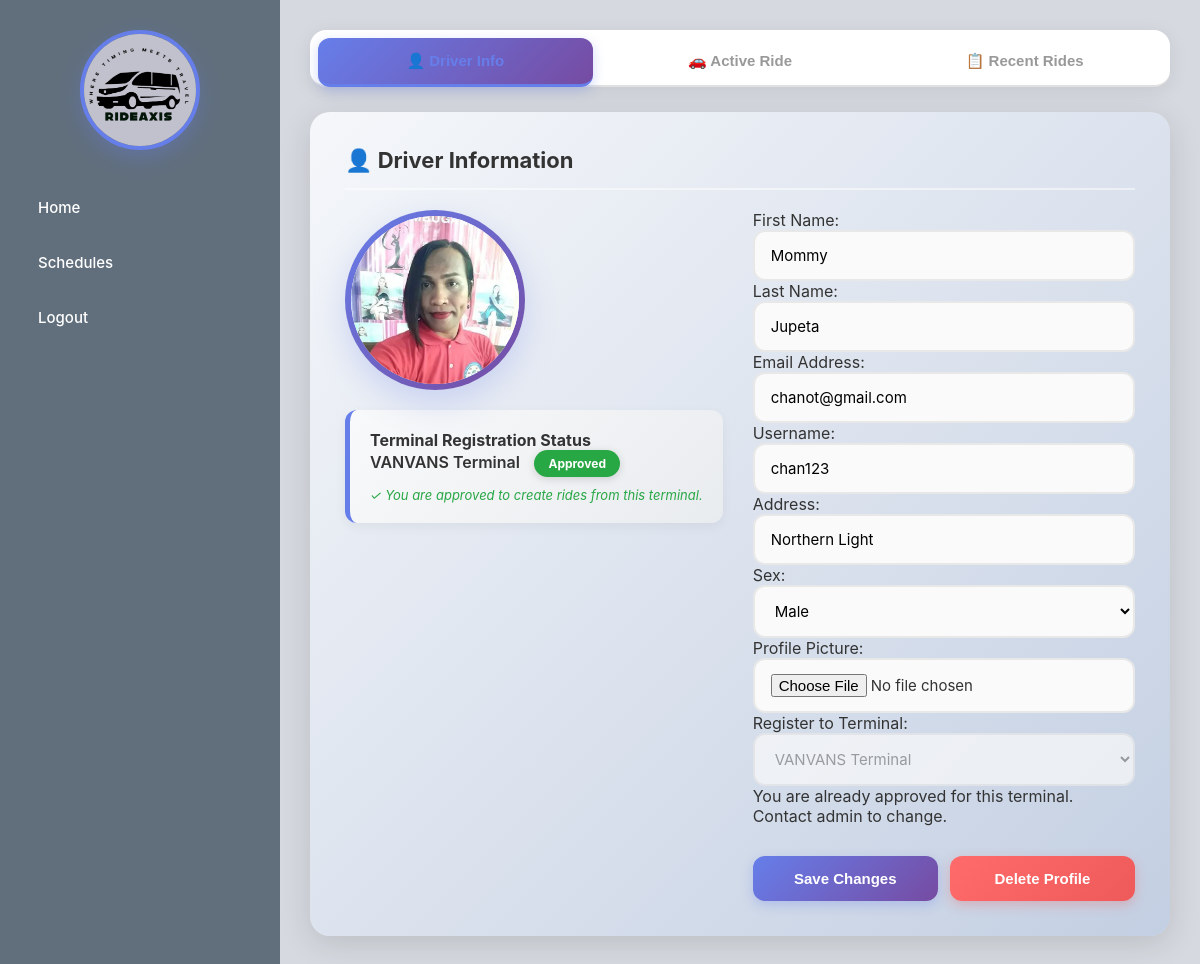
Screenshot of /profile/ (signed in) with the database file from the repository.
### myapp/models.py (models this page shows, shortened)
class Driver(AbstractBaseUser, PermissionsMixin):
    username = models.CharField(max_length=150, unique=True)
    email = models.EmailField(unique=True)
    first_name = models.CharField(max_length=30, blank=True, null=True)
    last_name = models.CharField(max_length=30, blank=True, null=True)
    address = models.CharField(max_length=255, blank=True, null=True)
    date_joined = models.DateTimeField(default=timezone.now)
    sex = models.CharField(
        max_length=10,
        choices=[('Male', 'Male'), ('Female', 'Female')],
        blank=True,
        null=True
    )
    profile_picture = models.ImageField(
        upload_to='profile_pictures/',
        default='profile_pictures/default.png',
        blank=True,
        null=True
    )
    assigned_terminal = models.ForeignKey(
        'Terminal',
        on_delete=models.SET_NULL,
        blank=True,
        null=True,
        related_name='drivers',
        help_text="Terminal this driver wants to be assigned to"
    )
    terminal_status = models.CharField(
        max_length=20,
        choices=APPROVAL_STATUS,
        default='pending',
        help_text="Approval status for terminal assignment"
    )
    terminal_rejection_reason = models.TextField(
        blank=True,
        null=True,
        help_text="Reason for rejection (if rejected)"
    )
    is_active = models.BooleanField(default=True)
    is_staff = models.BooleanField(default=False)
    objects = DriverManager()
    USERNAME_FIELD = 'username'
    REQUIRED_FIELDS = ['email']
    def is_terminal_approved(self):
        return self.assigned_terminal and self.terminal_status == 'approved'
    def get_terminal_status_display_color(self):
        colors = {
            'pending': '#ffc107',
            'approved': '#28a745',
            'rejected': '#dc3545',
        }
        return colors.get(self.terminal_status, '#6c757d')

class Terminal(models.Model):
    name = models.CharField(max_length=100, unique=True, help_text="Full terminal name")
    code = models.CharField(max_length=50, unique=True, help_text="Short code (e.g., NAVAL)")
    address = models.TextField(blank=True, null=True)
    phone_number = models.CharField(max_length=15, blank=True, null=True)
    is_active = models.BooleanField(default=True)
    created_at = models.DateTimeField(auto_now_add=True)
    class Meta:
        ordering = ['name']
        verbose_name = "Terminal"
        verbose_name_plural = "Terminals"
    def __str__(self):
        return self.name

### myapp/views.py (the view, shortened to what this page needs)
# urls.py: path('profile/', views.profile, name='profile'),
@login_required
def profile(request):
    driver = request.user
    assigned_ride = Ride.objects.filter(
        assigned_driver=driver,
        status='scheduled'
    ).first()
    active_ride = Ride.objects.filter(
        driver=driver,
        status__in=['waiting', 'departed']
    ).first()
    past_rides = Ride.objects.filter(
        driver=driver,
        status='completed'
    ).order_by('-departure_time')[:3]
    all_scheduled_rides = []
    if driver.assigned_terminal and driver.is_terminal_approved():
        all_scheduled_rides = Ride.objects.filter(
            start_point=driver.assigned_terminal.code,
            status='scheduled'
        ).select_related('assigned_driver').order_by('departure_time')
    form = DriverProfileForm(instance=driver)
    if assigned_ride:
        ride_form = RideForm(instance=assigned_ride)
        for field in ride_form.fields:
            ride_form.fields[field].disabled = True
        seat_classes = assigned_ride.seats.all()
        seat_count = seat_classes.count()
    elif active_ride:
        ride_form = RideForm(instance=active_ride)
        if active_ride.is_admin_created():
            for field in ride_form.fields:
                ride_form.fields[field].disabled = True
        seat_classes = active_ride.seats.all()
        seat_count = seat_classes.count()
    else:
        ride_form = RideForm()
        seat_classes = []
        seat_count = 0
    avg_rating = DriverRating.objects.filter(driver=driver).aggregate(Avg("rating"))["rating__avg"]
    avg_rating = round(avg_rating or 0, 2)
    terminal_info = {
        'assigned_terminal': driver.assigned_terminal,
        'terminal_name': driver.assigned_terminal.name if driver.assigned_terminal else 'None',
        'status': driver.terminal_status,
        'status_display': driver.get_terminal_status_display(),
        'status_color': driver.get_terminal_status_display_color(),
        'rejection_reason': driver.terminal_rejection_reason,
        'is_approved': driver.is_terminal_approved(),
    }
    return render(request, "myapp/profile.html", {
        "driver": driver,
        "form": form,
        "ride_form": ride_form,
        "assigned_ride": assigned_ride,
        "active_ride": active_ride,
        "seat_classes": seat_classes,
        "seat_count": seat_count,
        "past_rides": past_rides,
        "all_scheduled_rides": all_scheduled_rides,
        "average_rating": avg_rating,
        "terminal_info": terminal_info,
    })

### myapp/models.py (called while the page is built)
    def is_admin_created(self):
        return self.created_by_admin is not None

### myapp/templates/myapp/profile.html (shortened to what this page needs)
<!DOCTYPE html>
<html lang="en">
<head>
    {% load static %}
    <link rel="stylesheet" href="{% static 'myapp/css/profile.css' %}">
    <link rel="stylesheet" href="https://unpkg.com/leaflet/dist/leaflet.css" />
    <link rel="stylesheet" href="https://cdnjs.cloudflare.com/ajax/libs/font-awesome/6.7.2/css/all.min.css">
</head>
<body>
    <div class="container">
        <div class="sidebar">
            <div class="profile-img">
                <img src="{% static 'myapp/img/WebApp_Logo.png' %}" alt="Profile Picture">
            </div>
            <ul class="nav">
                <li><a href="{% url 'index' %}">Home</a></li>
                <li><a href="{% url 'terminal_schedules' %}">Schedules</a></li>
                <li><a href="#" onclick="openLogoutModal(event)">Logout</a></li>
            </ul>
        </div>
        <div class="main-content">
            <div class="tab-navigation">
                <button class="tab-btn active" onclick="switchTab('driver-info')">👤 Driver Info</button>
                <button class="tab-btn" onclick="switchTab('active-ride')">🚗 Active Ride</button>
                <button class="tab-btn" onclick="switchTab('recent-rides')">📋 Recent Rides</button>
            </div>
            <div class="tab-container">
                <div id="driver-info" class="tab-content active">
                    <div class="form-box driver-info-card">
                        <div class="card-header-profile">
                            <h3>👤 Driver Information</h3>
                        </div>
                        <div class="profile-flex">
                            <div class="profile-info">
                                <form method="POST" enctype="multipart/form-data">
                                    {{ form.as_p }}
                                    <div class="profile-buttons">
                                        <button type="submit" name="save_profile" class="btn-save">Save Changes</button>
                                        <button type="submit" class="btn-delete">Delete Profile</button>
                                    </div>
                                </form>
                            </div>
                            <div>
                                <div class="profile-img-box">
                                    {% if driver.profile_picture %}
                                        <img src="{{ driver.profile_picture.url }}" alt="Profile Picture">
                                    {% else %}
                                        <img src="{% static 'myapp/img/driver_icon.png' %}" alt="Default Profile Picture">
                                    {% endif %}
                                </div>
                                {% if terminal_info.assigned_terminal %}
                                <div class="terminal-status-box">
                                    <p><strong>Terminal Registration Status</strong></p>
                                    <p>
                                        <span style="font-weight: 600;">{{ terminal_info.terminal_name }}</span>
                                        <span class="status-badge" style="background-color: {{ terminal_info.status_color }};">
                                            {{ terminal_info.status_display }}
                                        </span>
                                    </p>
                                    {% if terminal_info.status == 'pending' %}
                                    <p style="margin: 10px 0 0 0; font-size: 13px; color: #666;">
                                        <em>Your registration is awaiting approval from the terminal administrator.</em>
                                    </p>
                                    {% elif terminal_info.status == 'rejected' %}
                                    <p style="margin: 10px 0 0 0; font-size: 13px; color: #dc3545;">
                                        <strong>Rejection Reason:</strong> {{ terminal_info.rejection_reason }}
                                    </p>
                                    {% elif terminal_info.status == 'approved' %}
                                    <p style="margin: 10px 0 0 0; font-size: 13px; color: #28a745;">
                                        <em>✓ You are approved to create rides from this terminal.</em>
                                    </p>
                                    {% endif %}
                                </div>
                                {% endif %}
                            </div>
                        </div>
                    </div>
                </div>
            </div>
        </div>
    </div>
</body>
</html>

### rows the page displays
Driver: first_name "Mommy", last_name "Jupeta", email "chanot@gmail.com", username "chan123", address "Northern Light", sex "Male", assigned_terminal "VANVANS Terminal", profile_picture (picture), status_display "Approved"
Terminal: terminal_name "VANVANS Terminal"
